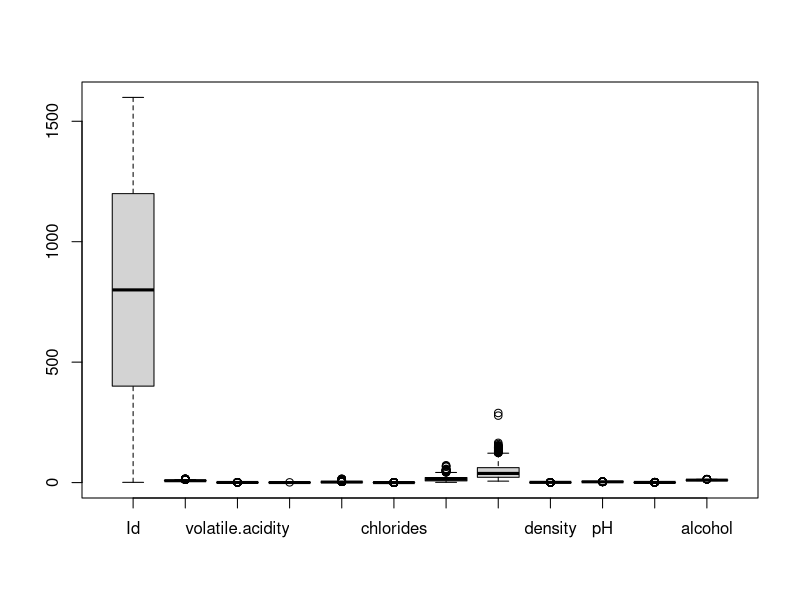
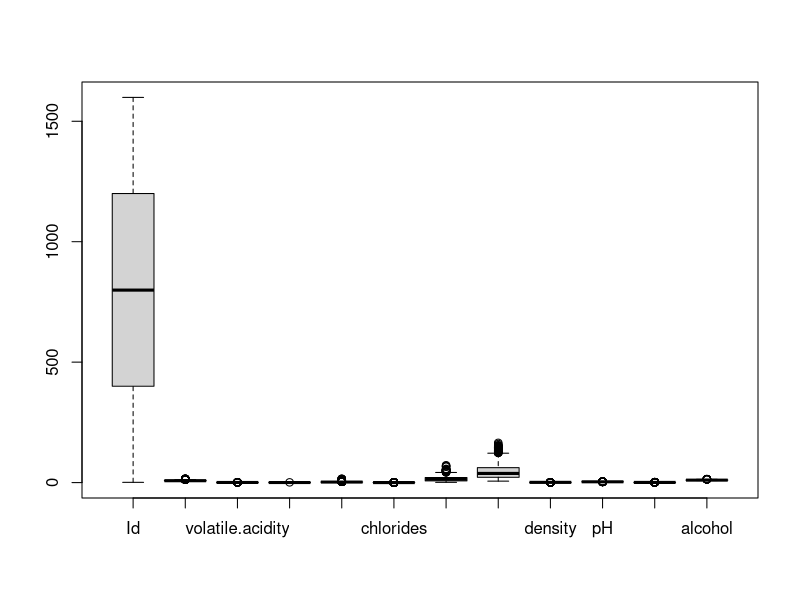
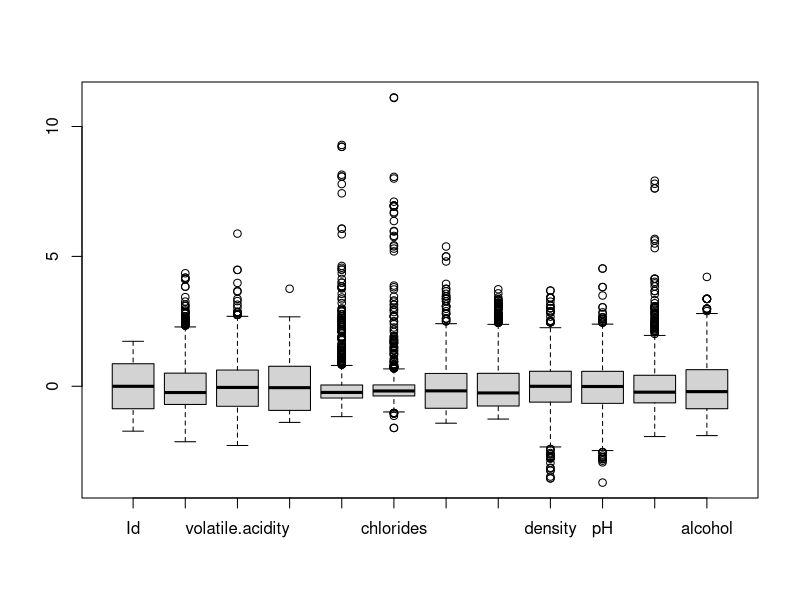

Recreate these plots in R, in order. (Note: this script raises an error after producing the figures.)
# 1. Carreguem les dades
# DIR <- "C:\\Users\\andreu.huguet\\Downloads\\wine-quality-ad-master\\"
#DIR <- '~/wine-quality-ad-master/'
#setwd(DIR)
#dd <- read.csv2("./data/winequality-red.csv")
dd <- read.csv2("./data/winequality-red.csv")
head(dd)

# 2. Creem la matriu X de variables
X <- data.matrix(dd[,1:(ncol(dd) - 1)])
quality <- dd$quality > 5

# 3. Boxplots per detectar anomalies
boxplot(X)
Xn <- X[-which(dd$total.sulfur.dioxide > 200),]
quality <- quality[-which(dd$total.sulfur.dioxide > 200)]
boxplot(Xn)

# 4. Estandaritzar les dades
Xs <- scale(Xn)
summary(Xs)

# 4.1. Treiem una altra anomalia
boxplot(Xs)
Xsn <- Xs[-which(Xs[,5] > 10),] 
quality <- quality[-which(Xs[,5] > 10)]
boxplot(Xsn)

# 5. Matriu de distàncies euclidianes
D <- dist(Xsn, method = "euclidean")
summary(D)

# 6. Agrupament jeràrquic
closest.neigh <- hclust(D, method = "single")
plot(closest.neigh)
farthest.neigh <- hclust(D, method = "complete")
plot(farthest.neigh)
average.neigh <- hclust(D, method = "average")
plot(average.neigh)
ward.neigh <- hclust(D, method = "ward.D2")
plot(ward.neigh)

# 7. Tall de l'arbre de jerarquia
clusters.closest <- cutree(closest.neigh, 1)
table(clusters.closest)
clusters.farthest <- cutree(farthest.neigh, 4)
table(clusters.farthest)
clusters.average <- cutree(average.neigh, 3)
table(clusters.average)
clusters.ward <- cutree(ward.neigh, 7)
table(clusters.ward)

# 8. Relació amb la qualitat (Ward)
(compar.ward <- table(clusters.ward, quality))
ward.maxs <- apply(compar.ward, 1, which.max)

# 8.1. Ward error
ward.misclass <- 0
for (k in 1:7) ward.misclass <- ward.misclass + sum(compar.ward[k,-ward.maxs[k]])
(ward.err <- ward.misclass/sum(compar.ward))

# 9. K-means clustering vs. Ward
K.kmeans <- 7
clusters.kmeans <- kmeans(D, K.kmeans)
(compar.kmeans <- table(clusters.kmeans$cluster, quality))
kmeans.maxs <- apply(compar.kmeans, 1, which.max)

# 9.1. K-means error
kmeans.misclass <- 0
for (k in 1:K.kmeans) kmeans.misclass <- kmeans.misclass + sum(compar.kmeans[k,-kmeans.maxs[k]])
(kmeans.err <- kmeans.misclass/sum(compar.kmeans))

# 10. Mixture of models clustering
library(mclust)
cluster.mix <- Mclust(Xsn)
plot(cluster.mix, what = "classification")
(compar.mix <- table(apply(cluster.mix$z, 1, which.max), quality))
mix.maxs <- apply(compar.mix, 1, which.max)

# 10.1. Mixture of models error
mix.misclass <- 0
for (k in 1:7) mix.misclass <- mix.misclass + sum(compar.mix[k,-mix.maxs[k]])
(mix.err <- mix.misclass/sum(compar.mix))

# 11. Comparison of the three methods
data.frame(wardERR = ward.err,
           kmeansERR = kmeans.err,
           mixERR = mix.err)
